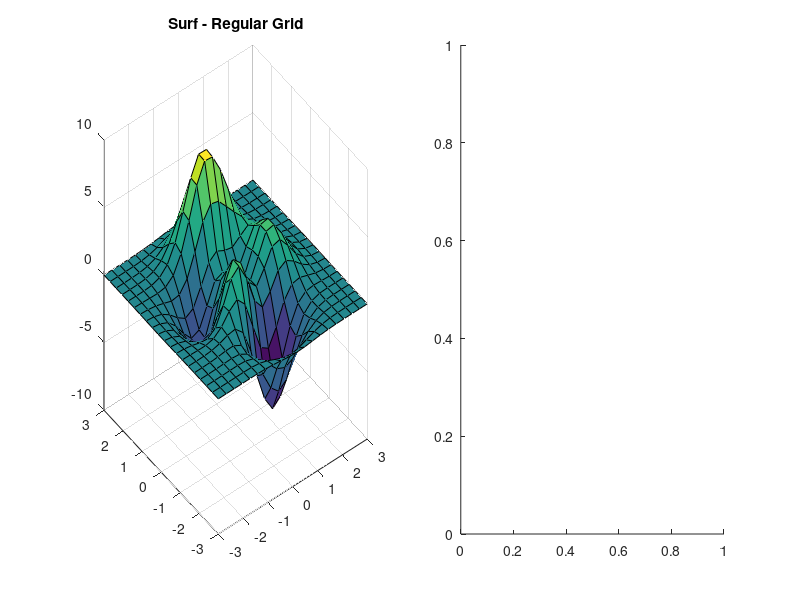

This figure's MATLAB source: (Note: this script raises an error after producing the figure.)

x = linspace(-3, 3, 20);
y = linspace(-3, 3, 20);
[X, Y] = meshgrid(x, y);
Z = peaks(X, Y);

figure('Units', 'centimeters', 'Position', [5 6 25 12])
subplot(1, 2, 1)
surf(X, Y, Z)
title('Surf - Regular Grid');
subplot(1, 2, 2)

X_skew = [repmat(linspace(-1.2, 1.8, 20), 5, 1);
    repmat(linspace(-2.7, 2.2, 20), 10, 1);
    repmat(linspace(-1.5, 1.5, 20), 5, 1)];
Z_skew = peaks(X_skew, Y);
bar3d(X_skew, Y, Z_skew);
title('bar3d - Irregular X-spacing');
view(-40, 30)
grid on
set(gcf, 'Color', 'white');

